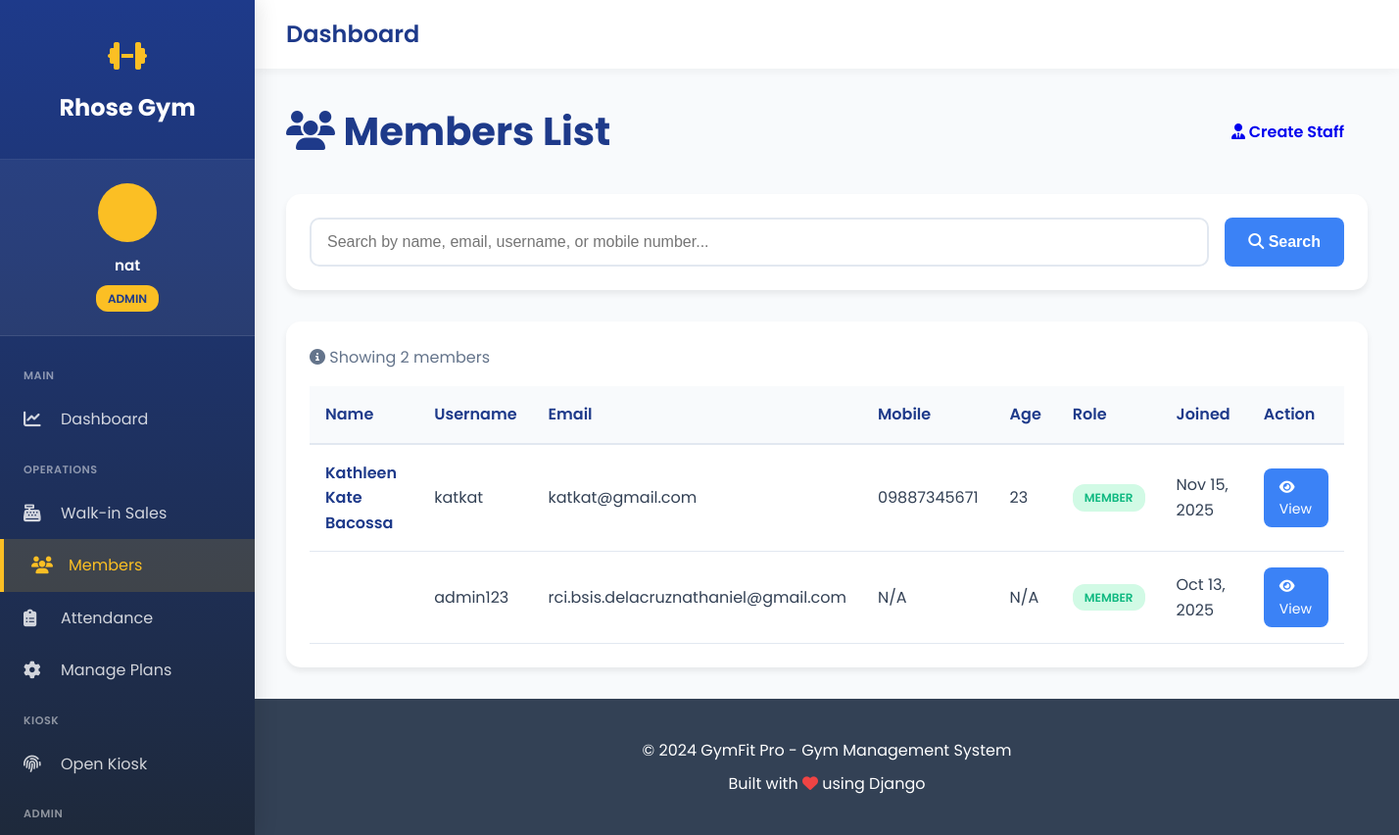
Page /members/ (signed in) on the committed database.
### gym_app/models.py (models this page shows, shortened)
class User(AbstractUser):
    ROLE_CHOICES = [
        ('admin', 'Admin'),
        ('staff', 'Staff'),
        ('member', 'Member'),
    ]
    role = models.CharField(max_length=10, choices=ROLE_CHOICES, default='member')
    mobile_no = models.CharField(max_length=20, blank=True, null=True)
    address = models.TextField(blank=True, null=True)
    birthdate = models.DateField(blank=True, null=True)
    age = models.IntegerField(blank=True, null=True)
    kiosk_pin = models.CharField(
        max_length=6,
        blank=True,
        null=True,
        unique=True,
        help_text="6-digit PIN for kiosk check-in/out",
        verbose_name="Kiosk PIN"
    )
    created_at = models.DateTimeField(auto_now_add=True)
    updated_at = models.DateTimeField(auto_now=True)
    class Meta:
        db_table = 'users'
        verbose_name = 'User'
        verbose_name_plural = 'Users'
    def is_admin(self):
        return self.role == 'admin' or self.is_superuser
    def is_staff_or_admin(self):
        return self.role in ['admin', 'staff'] or self.is_superuser or self.is_staff

### gym_app/views.py (the view, shortened to what this page needs)
# urls.py: path('members/', views.members_list, name='members_list'),
@login_required
def members_list(request):
    if not request.user.is_staff_or_admin():
        messages.error(request, 'Access denied.')
        return redirect('dashboard')
    members = User.objects.filter(role='member').order_by('-date_joined')
    search_query = request.GET.get('search', '')
    context = {
        'members': members,
        'search_query': search_query,
    }
    return render(request, 'gym_app/members_list.html', context)

### templates/gym_app/members_list.html (shortened to what this page needs)
{% extends 'gym_app/base_sidebar.html' %}
{% block content %}
{% load static %}
<link rel="stylesheet" href="{% static 'gym_app/css/pages/members_list.css' %}">
<div class="page-header">
    <h1><i class="fas fa-users"></i> Members List</h1>
    {% if user.is_admin %}
    <a href="{% url 'create_staff' %}" class="btn btn-warning">
        <i class="fas fa-user-tie"></i> Create Staff
    </a>
    {% endif %}
</div>
<div class="search-box">
    <form method="get" action="{% url 'members_list' %}" class="search-form">
        <input
            type="text"
            name="search"
            class="search-input"
            placeholder="Search by name, email, username, or mobile number..."
            value="{{ search_query }}"
        >
        <button type="submit" class="btn btn-primary">
            <i class="fas fa-search"></i> Search
        </button>
    </form>
</div>
<div class="table-container">
    {% if members %}
    <p style="color: var(--gray); margin-bottom: 1rem;">
        <i class="fas fa-info-circle"></i>
        Showing {{ members.count }} member{{ members.count|pluralize }}
    </p>
    <table>
        <thead>
            <tr>
                <th>Name</th>
                <th>Username</th>
                <th>Email</th>
                <th>Mobile</th>
                <th>Age</th>
                <th>Role</th>
                <th>Joined</th>
                <th>Action</th>
            </tr>
        </thead>
        <tbody>
            {% for member in members %}
            <tr>
                <td class="member-name">{{ member.get_full_name }}</td>
                <td>{{ member.username }}</td>
                <td>{{ member.email }}</td>
                <td>{{ member.mobile_no|default:"N/A" }}</td>
                <td>{{ member.age|default:"N/A" }}</td>
                <td><span class="badge badge-member">{{ member.role }}</span></td>
                <td>{{ member.date_joined|date:"M d, Y" }}</td>
                <td>
                    <a href="{% url 'member_detail' member.id %}" class="btn-view">
                        <i class="fas fa-eye"></i> View
                    </a>
                </td>
            </tr>
            {% endfor %}
        </tbody>
    </table>
    {% endif %}
</div>
{% endblock %}

### templates/gym_app/base_sidebar.html (shortened to what this page needs)
<!DOCTYPE html>
<html lang="en">
<head>
    <link rel="stylesheet" href="https://cdnjs.cloudflare.com/ajax/libs/font-awesome/6.4.0/css/all.min.css">
</head>
<body class="has-sidebar">
    <aside class="sidebar" id="sidebar">
        <div class="sidebar-header">
            <div class="sidebar-logo">
                <i class="fas fa-dumbbell"></i>
            </div>
            <a href="{% url 'home' %}" class="sidebar-brand">Rhose Gym</a>
        </div>
        <div class="sidebar-user">
            <div class="sidebar-user-avatar">
            </div>
            <div class="sidebar-user-name">{{ user.get_full_name|default:user.username }}</div>
            <div style="text-align: center; margin-top: 0.5rem;">
                <span class="sidebar-user-role">{{ user.role }}</span>
            </div>
        </div>
            <nav class="sidebar-menu">
            <div class="sidebar-section">Main</div>
            <a href="{% url 'dashboard' %}" {% if request.path == '/dashboard/' %}class="active"{% endif %}>
                <i class="fas fa-chart-line"></i>
                <span>Dashboard</span>
            </a>
            <div class="sidebar-section">Operations</div>
            <a href="{% url 'walkin_purchase' %}" {% if 'walkin' in request.path %}class="active"{% endif %}>
                <i class="fas fa-cash-register"></i>
                <span>Walk-in Sales</span>
            </a>
            <a href="{% url 'members_list' %}" {% if 'members' in request.path %}class="active"{% endif %}>
                <i class="fas fa-users"></i>
                <span>Members</span>
            </a>
            <a href="{% url 'attendance_report' %}" {% if 'attendance' in request.path %}class="active"{% endif %}>
                <i class="fas fa-clipboard-list"></i>
                <span>Attendance</span>
            </a>
            <a href="{% url 'manage_plans' %}" {% if 'manage-plans' in request.path %}class="active"{% endif %}>
                <i class="fas fa-cog"></i>
                <span>Manage Plans</span>
            </a>
            <div class="sidebar-section">Kiosk</div>
            <a href="{% url 'kiosk_login' %}" target="_blank">
                <i class="fas fa-fingerprint"></i>
                <span>Open Kiosk</span>
            </a>
            {% if user.is_admin %}
            <div class="sidebar-section">Admin</div>
            {% endif %}
        </nav>
    </aside>
    <div class="main-wrapper">
        <div class="top-navbar">
            <div class="top-navbar-left">
                <h1>{% block page_title %}Dashboard{% endblock %}</h1>
            </div>
        </div>
        <main class="main-content">
            {% block content %}{% endblock %}
        </main>
        <footer class="footer">
            <div class="container">
                <p>&copy; 2024 GymFit Pro - Gym Management System</p>
                <p>Built with <i class="fas fa-heart" style="color: var(--danger);"></i> using Django</p>
            </div>
        </footer>
    </div>
</body>
</html>

### gym_app/static/gym_app/css/pages/members_list.css (style rules this page uses)
.page-header { display: flex; justify-content: space-between; align-items: center; margin-bottom: 2rem; }
.page-header h1 { font-size: 2.5rem; color: var(--primary-blue); font-weight: 700; }
.search-box { background: var(--white); padding: 1.5rem; border-radius: 15px; box-shadow: 0 4px 6px rgba(0, 0, 0, 0.07); margin-bottom: 2rem; }
.search-form { display: flex; gap: 1rem; }
.search-input { flex: 1; padding: 0.875rem 1rem; border: 2px solid #e2e8f0; border-radius: 10px; font-size: 1rem; transition: all 0.3s; }
.table-container { background: var(--white); border-radius: 15px; padding: 1.5rem; box-shadow: 0 4px 6px rgba(0, 0, 0, 0.07); overflow-x: auto; }
table { width: 100%; border-collapse: collapse; }
table thead { background-color: var(--light-bg); }
table th { padding: 1rem; text-align: left; font-weight: 600; color: var(--primary-blue); border-bottom: 2px solid #e2e8f0; }
table td { padding: 1rem; border-bottom: 1px solid #e2e8f0; color: var(--dark-gray); }
table tbody tr { transition: background-color 0.2s; }
.member-name { font-weight: 600; color: var(--primary-blue); }
.badge { display: inline-block; padding: 0.25rem 0.75rem; border-radius: 12px; font-size: 0.75rem; font-weight: 600; text-transform: uppercase; }
.badge-member { background-color: #d1fae5; color: var(--success); }
.btn-view { padding: 0.5rem 1rem; background-color: var(--secondary-blue); color: var(--white); text-decoration: none; border-radius: 8px; font-size: 0.875rem; transition: all 0.3s; display: inline-block; }

### rows in the picture
User: get_full_name "nat", role "ADMIN"
User: get_full_name "Kathleen Kate Bacossa", username "katkat", email "katkat@gmail.com", mobile_no "09887345671", age "23", role "MEMBER", date_joined "Nov 15, 2025"
User: username "admin123", email "rci.bsis.delacruznathaniel@gmail.com", mobile_no "N/A", age "N/A", role "MEMBER", date_joined "Oct 13, 2025"

### other values in the picture
{{ members.count }} "2"
